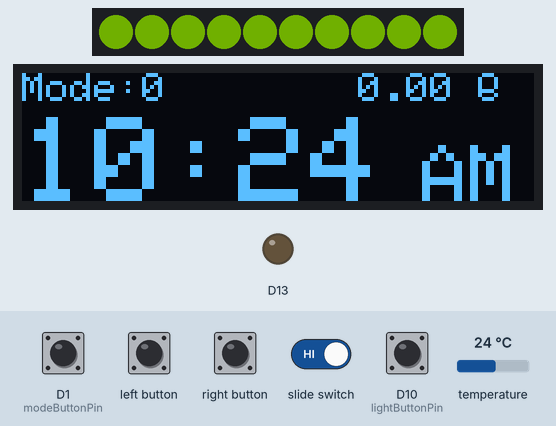
Bench run of a sketch on a simulated Adafruit Circuit Playground Express. Shown: 10 RGB LEDs in strip order, left to right, 128×32 one-colour display, output pins drawn as LEDs (lit = HIGH). The inputs (shaded band) are chosen by the test bench; at power-on: D1 (modeButtonPin) LOW, D10 (lightButtonPin) LOW, temperature 24 °C. Dim RGB values are drawn brighter than linear; the display library's start-up logo is not drawn; the local clock reads 2024-03-15 10:24:30 at power-on unless the sketch sets it; what the sketch prints to the serial monitor is not drawn.

Above: at 1.2 s.
1.3 s: D1 (modeButtonPin) pulled HIGH for 0.15 s
At 2.5 s:
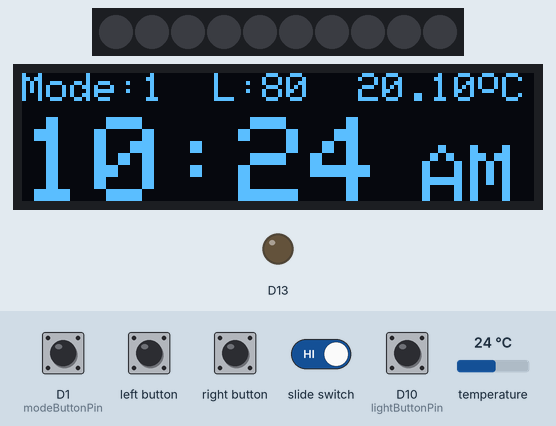
2.9 s: left button pressed for 0.15 s
At 3.38 s:
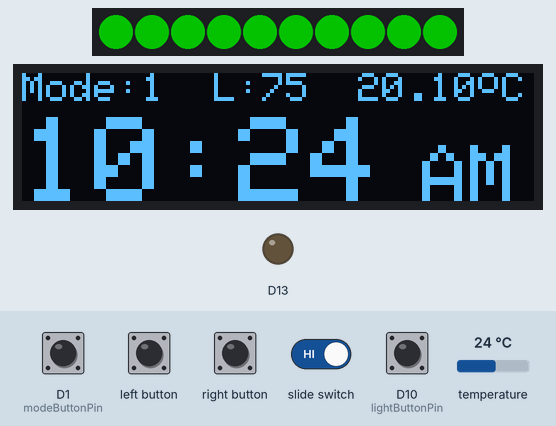
3.6 s: slide switch set LOW
At 3.99 s:
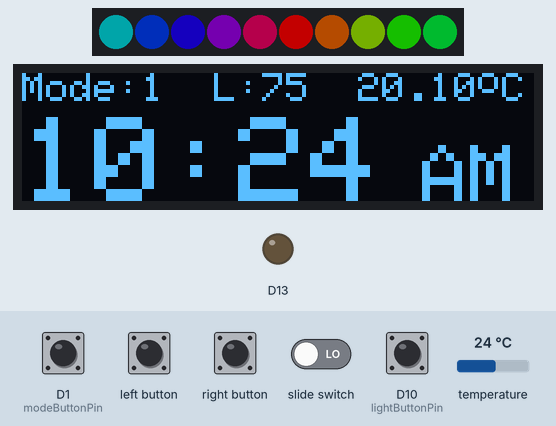
6.2 s: slide switch set HIGH
At 7.04 s:
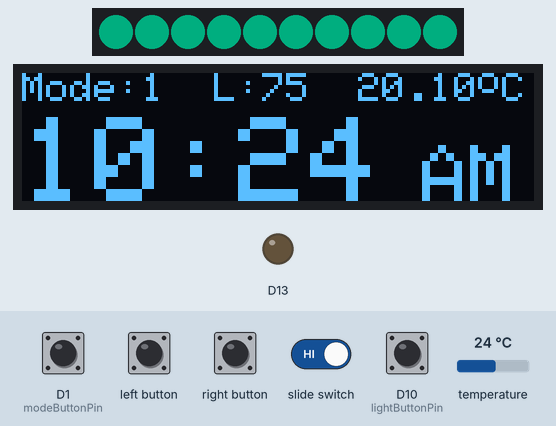
9.2 s: D10 (lightButtonPin) pulled HIGH for 0.15 s
At 9.8 s:
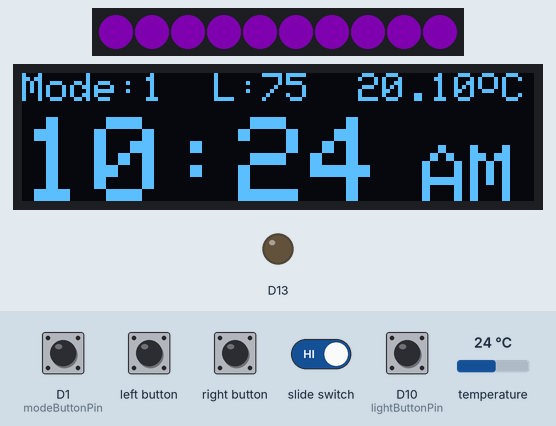
10.8 s: D10 (lightButtonPin) pulled HIGH for 1 s
At 12.35 s:
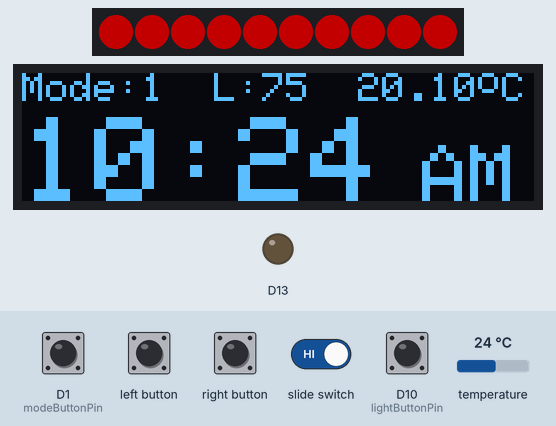
Timing chart, 0 to 13.8 s (numbered marks = the images above; inputs shaded):
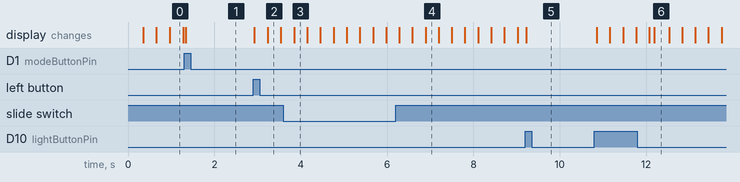

Measured:
- after the input at 1.3 s, the display: changes at once (image 1)
- after the input at 2.9 s, the display: first changes at once (image 2 shows a later state)

The sketch:

smart_lamp.ino
```cpp
#include <TimeLib.h>
#include <Adafruit_CircuitPlayground.h>
#include <Wire.h>
#include <Adafruit_GFX.h>
#include <Adafruit_SSD1306.h>
#include "RTClib.h"

#define DEBUG true

#define SCREEN_WIDTH 128 // OLED display width, in pixels
#define SCREEN_HEIGHT 32 // OLED display height, in pixels
#define OLED_RESET     -1 // Reset pin # (or -1 if sharing Arduino reset pin)
#define SCREEN_ADDRESS 0x3C ///< See datasheet for Address; 0x3D for 128x64, 0x3C for 128x32
#define TEMP_OFFSET -3.9
#define RING_SPEED_MS 15
#define RAINBOW_SPEED 10

Adafruit_SSD1306 display(SCREEN_WIDTH, SCREEN_HEIGHT, &Wire, OLED_RESET, SCREEN_ADDRESS);
RTC_DS1307 rtc;

// Pin numbers
int encoderPinA = 0;
int encoderPinB = 6;
int lightButtonPin = 10; // encoder button
int modeButtonPin = 1;

enum Modes {
  MANUAL = 0, // Control lamp manually using encoder
  SOUND, // Control lamp using sound level
  ALARM, // Set alarm
  END
};
enum Modes mode = MANUAL;

// Button and light states
int currLightButtonState = 0;
int prevLightButtonState = 0;
int currModeButtonState = 0;
int prevModeButtonState = 0;
bool leftButtonState = false;
bool rightButtonState = false;
bool isRainbow = true;
int colorWheelState = 0;

// LED rainbow speed
int ledTimer = millis();
float peakSound = 0;
int brightness = 90;
// Sound light
bool isLightOn = false;
int soundLimit = 80;
int soundTimer = millis();

// Temperature
float avgTemp = 0;
float sumTemp = 0;
int numTemps = 0;
int tempTimer = millis();

// Alarm timer
int alarm_h = 0;
int alarm_m = 0;
bool isAlarmOn = false;

bool isLightButtonPressed() {
  if(currLightButtonState == 1 && prevLightButtonState == 0)
    return true;
  else
    return false;
}

bool isModeButtonPressed() {
  if(currModeButtonState == 1 && prevModeButtonState == 0)
    return true;
  else
    return false;
}

bool isLeftButtonPressed() {
  if(leftButtonState == false && CircuitPlayground.leftButton() == true)
    return true;
  else
    return false;
}

bool isRightButtonPressed() {
  if(rightButtonState == false && CircuitPlayground.rightButton() == true)
    return true;
  else
    return false;
}

void ringCycle(int ledSpeed) {
  if (millis()-ledTimer>ledSpeed && isRainbow == true) {
    colorWheelState++;
    ledTimer = millis();
  }
  if (colorWheelState > 255)
    colorWheelState = 0;
  for(int i=0; i<10; i++) {
    CircuitPlayground.setPixelColor(i,CircuitPlayground.colorWheel(colorWheelState));
  }
  if(isLightButtonPressed()) {
    isRainbow = !isRainbow;
    #if DEBUG
      Serial.println("TOGGLED LIGHT");
    #endif
  }
}

void rainbowCycle(int rainbowSpeed) {
  int offset = millis() / rainbowSpeed;
  // Loop through each pixel and set it to an incremental color wheel value.
  for(int i=0; i<10; ++i) {
    CircuitPlayground.strip.setPixelColor(i, CircuitPlayground.colorWheel(((i * 256 / 10) + offset) & 255));
  }
  CircuitPlayground.strip.show();
}

void manualLight() {
  if (CircuitPlayground.slideSwitch()) {
    ringCycle(RING_SPEED_MS);
  }
  else {
    rainbowCycle(RAINBOW_SPEED);
  }
}

void soundLight() {
  float soundLevel = CircuitPlayground.mic.soundPressureLevel(10);
  if (millis()-soundTimer < 100) {
    if(soundLevel > peakSound)
      peakSound = soundLevel;
  } else {
    if (peakSound > soundLimit) {
      isLightOn = !isLightOn;
      #if DEBUG
        Serial.print("Sound toggled at: ");
        Serial.println(peakSound);
      #endif
    }
    soundTimer = millis();
    peakSound = 0;
  }
  if (isLightOn) {
    if (CircuitPlayground.slideSwitch()) {
      ringCycle(RING_SPEED_MS);
    }
    else {
      rainbowCycle(RAINBOW_SPEED);
    }
  }
  else {
    CircuitPlayground.clearPixels();
  }
}

void updateTemp() {
  float temp = CircuitPlayground.temperature()+TEMP_OFFSET;
  if (millis()-tempTimer < 1000) {
    sumTemp += temp;
    numTemps++;
  } else {
    if(numTemps == 0) // when alarm is ringing, numTemps does not increment
      avgTemp = temp;
    else
      avgTemp = sumTemp/numTemps;
    sumTemp = 0;
    numTemps = 0;
    tempTimer = millis();
  }
}

void display_text() {
  DateTime now = rtc.now();
  // mode text
  display.clearDisplay();
  display.setCursor(0,0);
  display.setTextSize(1);
  display.print("Mode:");
  display.print(mode);
  // sound limit
  if(mode == SOUND) {
    display.print("  L:");
    display.print(soundLimit);
    if(soundLimit >= 100) // limit cannot go above 1000
      display.print(" ");
    else if (soundLimit < 100) // limit cannot go below 10
      display.print("  ");
  } else if(mode==ALARM) {
    display.print("   ");
    if(isAlarmOn)
      display.print("ON   ");
    else
      display.print("OFF  ");
  } else {
    display.print("        ");
  }
  // temperature text
  display.print(avgTemp);
  display.println(" C");

  // time text
  display.setCursor(0,11);
  display.setTextSize(3);
  display.setTextColor(SSD1306_WHITE);
  int display_h = now.hour();
  int display_m = now.minute();
  // display alarm time when in alarm mode
  if(mode == ALARM) {
    display_h = alarm_h;
    display_m = alarm_m;
  }
  if (display_h % 12 < 10) {
    if(display_h == 12 || display_h == 0)
      display.print("12");
    else {
      display.print(" ");
      display.print(display_h % 12);
    }
  }
  else {
    display.print(display_h % 12);
  }
  display.print(":");
  if(display_m<10) {
    display.print("0");
    display.println(display_m);
  } else {
    display.println(display_m);
  }
  display.setTextSize(2);
  display.setCursor(display.width()-28,display.height()-14);
  if(display_h < 12)
    display.println("AM");
  else
    display.println("PM");
  display.drawCircle(display.width()-12, 2, 2, SSD1306_WHITE);
  display.display();
}

void changeAlarm() {
  CircuitPlayground.clearPixels();
  if (isLeftButtonPressed()) {
    if(alarm_h == 23)
      alarm_h = 0;
    else
      alarm_h++;
  }
  if (isRightButtonPressed()) {
    if(alarm_m == 59)
      alarm_m = 0;
    else
      alarm_m++;
  }
  if(isLightButtonPressed()) {
    isAlarmOn = !isAlarmOn;
  }
}

void changeSoundLimit() {
  if (isLeftButtonPressed()) {
    if(soundLimit > 10)
      soundLimit-=5;
    isLightOn = true;
  }
  if (isRightButtonPressed()) {
    if(soundLimit < 1000)
      soundLimit+=5;
    isLightOn = true;
  }
}

void setMode() {
  if(isModeButtonPressed()) {
    mode = static_cast<Modes>(mode+1);
    if(mode == END) {
      mode = MANUAL;
    }
    #if DEBUG
      Serial.println("TOGGLED MODE");
    #endif
  }
}

void setBrightness() {
  if(digitalRead(encoderPinB) == 1) {
    if(brightness < 255) {
      brightness+=5;
    }
    #if DEBUG
      Serial.println("CW");
    #endif
  } else {
    if(brightness > 0) {
      brightness-=5;
    }
    #if DEBUG
      Serial.println("CCW");
    #endif
  }
  CircuitPlayground.setBrightness(brightness);
}

void checkAlarm() {
  if(isAlarmOn && rtc.now().hour() == alarm_h && rtc.now().minute() == alarm_m) {
    CircuitPlayground.playTone(440,500);
    if(currLightButtonState == true) {
      isAlarmOn = false;
    }
  }
}

void changeTime() { // depreciated when using RTC
  CircuitPlayground.clearPixels();
  if (isLeftButtonPressed()) {
    adjustTime(3600);
  }
  if (isRightButtonPressed()) {
    adjustTime(60);
  }
}

void setup() {
  #if DEBUG
    Serial.begin(9600);
    Serial.println("Debug Mode");
  #endif
  CircuitPlayground.begin();
  if (! rtc.begin()) {
    #if DEBUG
      Serial.println("Couldn't find RTC");
      Serial.flush();
    #endif
//    while (1) delay(10);
  }
//  rtc.adjust(DateTime(F(__DATE__), F(__TIME__))); // uncomment to set time
  // SSD1306_SWITCHCAPVCC = generate display voltage from 3.3V internally
  if(!display.begin(SSD1306_SWITCHCAPVCC, SCREEN_ADDRESS)) {
    #if DEBUG
      Serial.println(F("SSD1306 allocation failed"));
    #endif
    for(;;); // Don't proceed, loop forever
  }
  display.display();
  display.clearDisplay();
  setTime(0,0,0,15,3,2022);
  pinMode(modeButtonPin, INPUT);
  pinMode(lightButtonPin, INPUT_PULLDOWN);
  pinMode(encoderPinA, INPUT);
  pinMode(encoderPinB, INPUT);
  attachInterrupt(digitalPinToInterrupt(encoderPinA), setBrightness, RISING);
  CircuitPlayground.setBrightness(brightness);
  currModeButtonState = digitalRead(modeButtonPin);
  currLightButtonState = digitalRead(lightButtonPin);
 }

void loop() {
  currModeButtonState = digitalRead(modeButtonPin);
  currLightButtonState = digitalRead(lightButtonPin);
  setMode();
  updateTemp();
  display_text();
  if(mode == MANUAL) {
    manualLight();
  } else if (mode == SOUND) {
    soundLight();
    changeSoundLimit();
  } else if (mode == ALARM) {
    changeAlarm();
  }
  if(mode != ALARM) {
    checkAlarm();
  }
  leftButtonState = CircuitPlayground.leftButton();
  rightButtonState = CircuitPlayground.rightButton();
  prevModeButtonState = currModeButtonState;
  prevLightButtonState = currLightButtonState;
}
```
